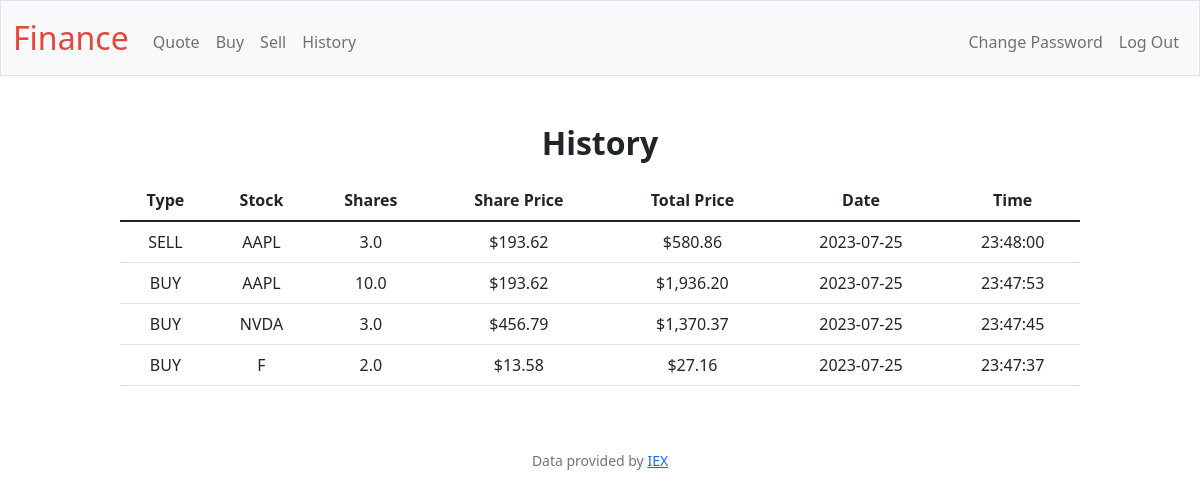
The app's page /history (signed in) with its own data.
### tables this page shows
CREATE TABLE history(
id INTEGER NOT NULL,
user_id INTEGER NOT NULL,
type TEXT NOT NULL,
date TEXT NOT NULL,
time TEXT NOT NULL,
stock TEXT NOT NULL,
shares REAL NOT NULL, price REAL NOT NULL, share_price REAL,
FOREIGN KEY(user_id) REFERENCES users(id)
PRIMARY KEY (id AUTOINCREMENT)
);

### app.py (the view)
@app.route("/history")
@login_required
def history():
    history = db.execute(
        "SELECT * FROM history WHERE user_id = ? ORDER BY id DESC LIMIT 50",
        session.get("user_id"),
    )
    return render_template("history.html", stocks=history)

### app.py (called while the page is built)
@app.after_request
def after_request(response):
    response.headers["Cache-Control"] = "no-cache, no-store, must-revalidate"
    response.headers["Expires"] = 0
    response.headers["Pragma"] = "no-cache"
    return response

### helpers.py (called while the page is built)
def login_required(f):
    @wraps(f)
    def decorated_function(*args, **kwargs):
        if session.get("user_id") is None:
            return redirect("/login")
        return f(*args, **kwargs)
    return decorated_function

def usd(value):
    return f"${value:,.2f}"

### templates/history.html (shortened to what this page needs)
{% extends "layout.html" %}
{% block main %}
    <h2>History</h2>
    <table class="table table-hover">
        <thead>
            <tr>
                <th>Type</th>
                <th>Stock</th>
                <th>Shares</th>
                <th>Share Price</th>
                <th>Total Price</th>
                <th>Date</th>
                <th>Time</th>
            </tr>
        </thead>
        <tbody>
                {% for item in stocks %}
                <tr>
                    <td>{{item.type}}</td>
                    <td>{{item.stock}}</td>
                    <td>{{item.shares}}</td>
                    <td>{{item.share_price | usd}}</td>
                    <td>{{item.price | usd}}</td>
                    <td>{{item.date}}</td>
                    <td>{{item.time}}</td>
                </tr>
                {% endfor %}
        </tbody>
    </table>
{% endblock %}

### static/styles.css (style rules this page uses)
h2 { padding-bottom: 10px; font-weight: bold; }
table { margin: auto; width: 80vw !important; }

### records on screen
history: type "SELL", stock "AAPL", shares "3.0", share_price "$193.62", price "$580.86", date "2023-07-25", time "23:48:00"
history: type "BUY", stock "AAPL", shares "10.0", share_price "$193.62", price "$1,936.20", date "2023-07-25", time "23:47:53"
history: type "BUY", stock "NVDA", shares "3.0", share_price "$456.79", price "$1,370.37", date "2023-07-25", time "23:47:45"
history: type "BUY", stock "F", shares "2.0", share_price "$13.58", price "$27.16", date "2023-07-25", time "23:47:37"
